Frame 1 (no input): blank canvas, image omitted
Frame 60 (the mouse pressed at the canvas centre just before this capture): blank canvas, image omitted
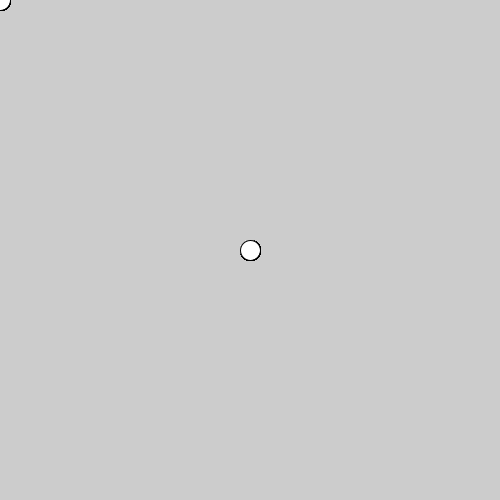
Frame 120 (the mouse held since frame 60 and released just before this capture)

The Processing sketch whose frames 1 and 60 were blank and that drew this single picture after the mouse press (run headless with seeded random() and noise(); from frame 60 on, the mouse is pressed at the canvas centre):

// Processing sketch: funcion_DibujaEnMouse
// ── funcion_DibujaEnMouse.pde
float posX;
float posY;

void setup() {
  size(500, 500);
}

void draw() {
  dibujaCirculo(mouseX, mouseY); //llamamos a la funcion dibujaCirculo() en cada cuadro
}

//Esta funcion dibuja un circulo
//Necesita dos parametros: x e y
//Los numeros entrantes se usan para posicionar una elipse
//Y dibujar la elipse
void dibujaCirculo(float x, float y) {
  //x += random(-10, 10);
  //y += random(-10, 10);
  ellipse(x, y, 20, 20);
}
